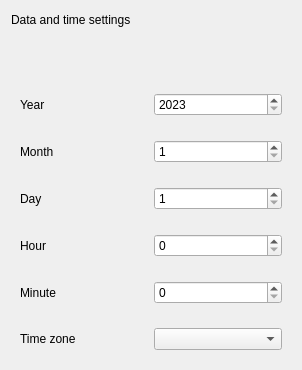
<?xml version="1.0" encoding="UTF-8"?>
<ui version="4.0">
 <class>DataTimeSetting</class>
 <widget class="QWidget" name="DataTimeSetting">
  <property name="geometry">
   <rect>
    <x>0</x>
    <y>0</y>
    <width>302</width>
    <height>370</height>
   </rect>
  </property>
  <property name="sizePolicy">
   <sizepolicy hsizetype="Expanding" vsizetype="Expanding">
    <horstretch>0</horstretch>
    <verstretch>0</verstretch>
   </sizepolicy>
  </property>
  <layout class="QGridLayout" name="gridLayout">
   <item row="1" column="0">
    <layout class="QHBoxLayout" name="horizontalLayout_2">
     <item>
      <layout class="QVBoxLayout" name="verticalLayout_4">
       <item>
        <widget class="QLabel" name="labelTitle">
         <property name="text">
          <string>Data and time settings</string>
         </property>
        </widget>
       </item>
       <item>
        <widget class="QLabel" name="labelHr">
         <property name="text">
          <string/>
         </property>
        </widget>
       </item>
       <item>
        <widget class="QLabel" name="ErrorMesageLabel">
         <property name="maximumSize">
          <size>
           <width>16777215</width>
           <height>16777215</height>
          </size>
         </property>
         <property name="text">
          <string/>
         </property>
        </widget>
       </item>
       <item>
        <widget class="QWidget" name="widget_2" native="true">
         <layout class="QHBoxLayout" name="horizontalLayout_3">
          <item>
           <widget class="QLabel" name="Year">
            <property name="text">
             <string>Year</string>
            </property>
           </widget>
          </item>
          <item>
           <widget class="QSpinBox" name="spinBox_Year">
            <property name="minimum">
             <number>2023</number>
            </property>
            <property name="maximum">
             <number>9999</number>
            </property>
           </widget>
          </item>
         </layout>
        </widget>
       </item>
       <item>
        <widget class="QWidget" name="widget_3" native="true">
         <layout class="QHBoxLayout" name="horizontalLayout_5">
          <item>
           <widget class="QLabel" name="Month">
            <property name="text">
             <string>Month</string>
            </property>
           </widget>
          </item>
          <item>
           <widget class="QSpinBox" name="spinBox_Month">
            <property name="minimum">
             <number>1</number>
            </property>
            <property name="maximum">
             <number>12</number>
            </property>
           </widget>
          </item>
         </layout>
        </widget>
       </item>
       <item>
        <widget class="QWidget" name="widget_4" native="true">
         <layout class="QHBoxLayout" name="horizontalLayout_6">
          <item>
           <widget class="QLabel" name="Day">
            <property name="text">
             <string>Day</string>
            </property>
           </widget>
          </item>
          <item>
           <widget class="QSpinBox" name="spinBox_Day">
            <property name="minimum">
             <number>1</number>
            </property>
            <property name="maximum">
             <number>31</number>
            </property>
           </widget>
          </item>
         </layout>
        </widget>
       </item>
       <item>
        <widget class="QWidget" name="widget_5" native="true">
         <layout class="QHBoxLayout" name="horizontalLayout_7">
          <item>
           <widget class="QLabel" name="Hour">
            <property name="text">
             <string>Hour</string>
            </property>
           </widget>
          </item>
          <item>
           <widget class="QSpinBox" name="spinBox_Hour">
            <property name="maximum">
             <number>23</number>
            </property>
           </widget>
          </item>
         </layout>
        </widget>
       </item>
       <item>
        <widget class="QWidget" name="widget_6" native="true">
         <layout class="QHBoxLayout" name="horizontalLayout_8">
          <item>
           <widget class="QLabel" name="Minute">
            <property name="text">
             <string>Minute</string>
            </property>
           </widget>
          </item>
          <item>
           <widget class="QSpinBox" name="spinBox_Minute">
            <property name="maximum">
             <number>59</number>
            </property>
           </widget>
          </item>
         </layout>
        </widget>
       </item>
       <item>
        <widget class="QWidget" name="widget_timeZone" native="true">
         <layout class="QHBoxLayout" name="horizontalLayout">
          <item>
           <widget class="QLabel" name="TimeZone">
            <property name="text">
             <string>Time zone</string>
            </property>
           </widget>
          </item>
          <item>
           <widget class="QComboBox" name="TimeZoneList"/>
          </item>
         </layout>
        </widget>
       </item>
      </layout>
     </item>
    </layout>
   </item>
  </layout>
 </widget>
 <tabstops>
  <tabstop>spinBox_Year</tabstop>
  <tabstop>spinBox_Month</tabstop>
  <tabstop>spinBox_Day</tabstop>
  <tabstop>spinBox_Hour</tabstop>
  <tabstop>spinBox_Minute</tabstop>
 </tabstops>
 <resources/>
 <connections/>
</ui>
